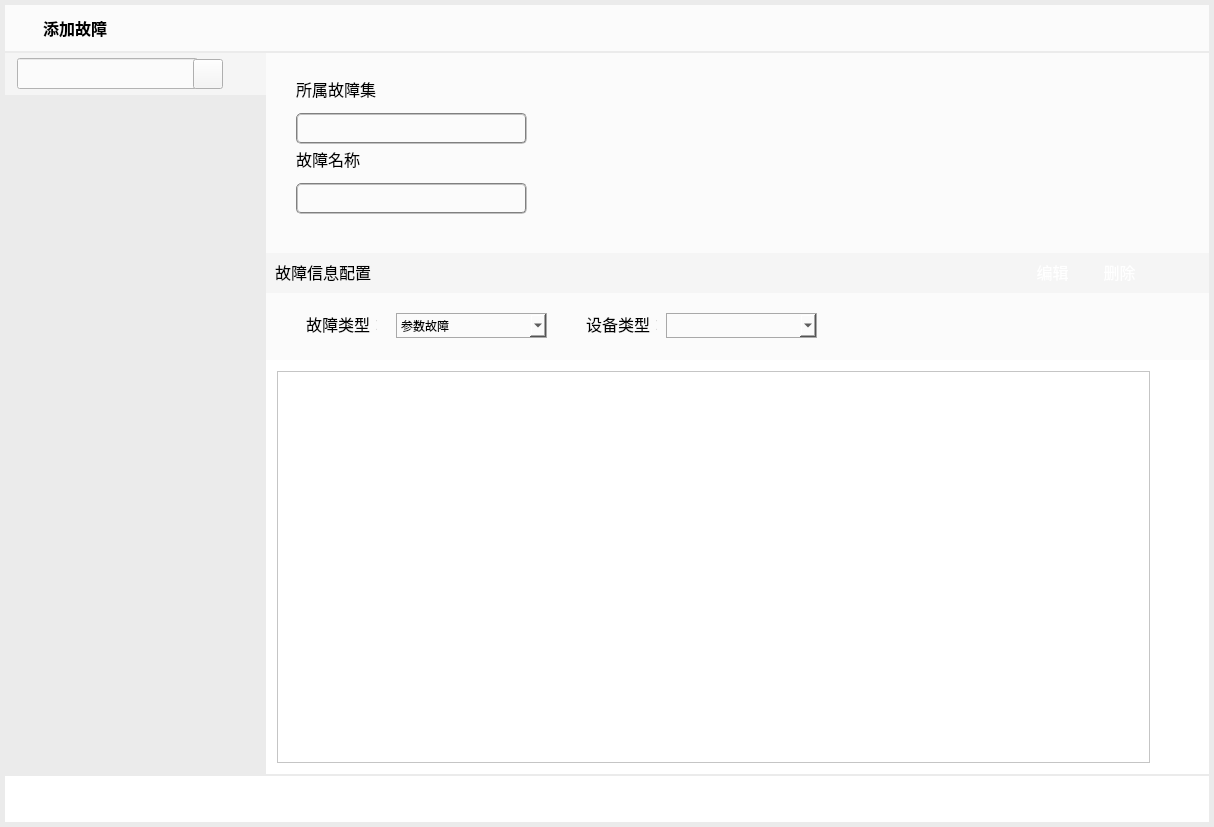
<?xml version="1.0" encoding="UTF-8"?>
<ui version="4.0">
 <class>AddErrorCommandClass</class>
 <widget class="QWidget" name="AddErrorCommandClass">
  <property name="geometry">
   <rect>
    <x>0</x>
    <y>0</y>
    <width>1214</width>
    <height>827</height>
   </rect>
  </property>
  <property name="maximumSize">
   <size>
    <width>16777215</width>
    <height>827</height>
   </size>
  </property>
  <property name="windowTitle">
   <string>AddErrorCommand</string>
  </property>
  <property name="styleSheet">
   <string notr="true">background-color: rgb(235, 235, 235);
</string>
  </property>
  <layout class="QVBoxLayout" name="verticalLayout_2">
   <property name="spacing">
    <number>0</number>
   </property>
   <property name="leftMargin">
    <number>5</number>
   </property>
   <property name="topMargin">
    <number>5</number>
   </property>
   <property name="rightMargin">
    <number>5</number>
   </property>
   <property name="bottomMargin">
    <number>5</number>
   </property>
   <item>
    <widget class="QWidget" name="wgt_top" native="true">
     <property name="minimumSize">
      <size>
       <width>0</width>
       <height>48</height>
      </size>
     </property>
     <property name="maximumSize">
      <size>
       <width>16777215</width>
       <height>48</height>
      </size>
     </property>
     <property name="styleSheet">
      <string notr="true">background-color: rgb(255, 255, 255);
background-color: rgb(251, 251, 251);</string>
     </property>
     <layout class="QVBoxLayout" name="verticalLayout_8">
      <property name="spacing">
       <number>0</number>
      </property>
      <property name="leftMargin">
       <number>0</number>
      </property>
      <property name="topMargin">
       <number>0</number>
      </property>
      <property name="rightMargin">
       <number>0</number>
      </property>
      <property name="bottomMargin">
       <number>0</number>
      </property>
      <item>
       <widget class="QWidget" name="widget_14" native="true">
        <layout class="QHBoxLayout" name="horizontalLayout_3">
         <property name="spacing">
          <number>0</number>
         </property>
         <property name="leftMargin">
          <number>6</number>
         </property>
         <property name="topMargin">
          <number>0</number>
         </property>
         <property name="rightMargin">
          <number>6</number>
         </property>
         <property name="bottomMargin">
          <number>0</number>
         </property>
         <item>
          <widget class="QLabel" name="label_2">
           <property name="minimumSize">
            <size>
             <width>32</width>
             <height>32</height>
            </size>
           </property>
           <property name="maximumSize">
            <size>
             <width>32</width>
             <height>32</height>
            </size>
           </property>
           <property name="styleSheet">
            <string notr="true">image: url(:/FaultInjection/images/icon1.png);</string>
           </property>
           <property name="text">
            <string/>
           </property>
          </widget>
         </item>
         <item>
          <widget class="QLabel" name="lb_title">
           <property name="minimumSize">
            <size>
             <width>291</width>
             <height>0</height>
            </size>
           </property>
           <property name="maximumSize">
            <size>
             <width>291</width>
             <height>16777215</height>
            </size>
           </property>
           <property name="font">
            <font>
             <family>微软雅黑</family>
             <pointsize>12</pointsize>
             <weight>75</weight>
             <bold>true</bold>
            </font>
           </property>
           <property name="text">
            <string>添加故障</string>
           </property>
          </widget>
         </item>
         <item>
          <spacer name="horizontalSpacer_2">
           <property name="orientation">
            <enum>Qt::Horizontal</enum>
           </property>
           <property name="sizeType">
            <enum>QSizePolicy::Maximum</enum>
           </property>
           <property name="sizeHint" stdset="0">
            <size>
             <width>845</width>
             <height>20</height>
            </size>
           </property>
          </spacer>
         </item>
         <item>
          <widget class="QPushButton" name="pb_close">
           <property name="minimumSize">
            <size>
             <width>31</width>
             <height>31</height>
            </size>
           </property>
           <property name="maximumSize">
            <size>
             <width>31</width>
             <height>31</height>
            </size>
           </property>
           <property name="styleSheet">
            <string notr="true">QPushButton:hover{
	background-color:transparent;
	color: rgb(255, 85, 0);
	background-image: url(:/FaultInjection/images/关闭-悬浮.png);
    border:0px;}
QPushButton:pressed{
	background-color:transparent; 
	background-image: url(:/FaultInjection/images/关闭-点击.png);
    border:0px;}
QPushButton {
	background-color:transparent;
	background-image: url(:/FaultInjection/images/关闭-默认.png);
    border:0px;
}
</string>
           </property>
           <property name="text">
            <string/>
           </property>
          </widget>
         </item>
        </layout>
       </widget>
      </item>
      <item>
       <widget class="QWidget" name="widget_13" native="true">
        <property name="minimumSize">
         <size>
          <width>0</width>
          <height>2</height>
         </size>
        </property>
        <property name="maximumSize">
         <size>
          <width>16777215</width>
          <height>2</height>
         </size>
        </property>
        <property name="styleSheet">
         <string notr="true">background-color: rgb(235, 235, 235);</string>
        </property>
       </widget>
      </item>
     </layout>
    </widget>
   </item>
   <item>
    <widget class="QWidget" name="widget" native="true">
     <property name="styleSheet">
      <string notr="true"/>
     </property>
     <layout class="QHBoxLayout" name="horizontalLayout">
      <property name="spacing">
       <number>0</number>
      </property>
      <property name="leftMargin">
       <number>0</number>
      </property>
      <property name="topMargin">
       <number>0</number>
      </property>
      <property name="rightMargin">
       <number>0</number>
      </property>
      <property name="bottomMargin">
       <number>0</number>
      </property>
      <item>
       <widget class="QWidget" name="widget_2" native="true">
        <property name="minimumSize">
         <size>
          <width>261</width>
          <height>0</height>
         </size>
        </property>
        <property name="maximumSize">
         <size>
          <width>261</width>
          <height>16777215</height>
         </size>
        </property>
        <property name="styleSheet">
         <string notr="true">background-color: rgb(235, 235, 235);</string>
        </property>
        <layout class="QVBoxLayout" name="verticalLayout">
         <property name="spacing">
          <number>3</number>
         </property>
         <property name="leftMargin">
          <number>0</number>
         </property>
         <property name="topMargin">
          <number>0</number>
         </property>
         <property name="rightMargin">
          <number>0</number>
         </property>
         <property name="bottomMargin">
          <number>0</number>
         </property>
         <item>
          <widget class="QWidget" name="widget_3" native="true">
           <property name="maximumSize">
            <size>
             <width>16777215</width>
             <height>42</height>
            </size>
           </property>
           <property name="styleSheet">
            <string notr="true">background-color: rgb(245, 245, 245);</string>
           </property>
           <layout class="QHBoxLayout" name="horizontalLayout_4">
            <property name="spacing">
             <number>0</number>
            </property>
            <property name="leftMargin">
             <number>12</number>
            </property>
            <property name="topMargin">
             <number>0</number>
            </property>
            <property name="rightMargin">
             <number>12</number>
            </property>
            <property name="bottomMargin">
             <number>0</number>
            </property>
            <item>
             <widget class="QLineEdit" name="le_searchedit">
              <property name="minimumSize">
               <size>
                <width>181</width>
                <height>31</height>
               </size>
              </property>
              <property name="maximumSize">
               <size>
                <width>181</width>
                <height>31</height>
               </size>
              </property>
              <property name="styleSheet">
               <string notr="true">background-color: rgb(251, 251, 251);</string>
              </property>
              <property name="text">
               <string/>
              </property>
             </widget>
            </item>
            <item>
             <widget class="QPushButton" name="pb_searchButton">
              <property name="minimumSize">
               <size>
                <width>30</width>
                <height>30</height>
               </size>
              </property>
              <property name="styleSheet">
               <string notr="true">image: url(:/FaultInjection/images/search.png);
border:0x;</string>
              </property>
              <property name="text">
               <string/>
              </property>
             </widget>
            </item>
            <item>
             <spacer name="horizontalSpacer_3">
              <property name="orientation">
               <enum>Qt::Horizontal</enum>
              </property>
              <property name="sizeHint" stdset="0">
               <size>
                <width>28</width>
                <height>13</height>
               </size>
              </property>
             </spacer>
            </item>
            <item>
             <widget class="QPushButton" name="pb_addFault">
              <property name="minimumSize">
               <size>
                <width>31</width>
                <height>31</height>
               </size>
              </property>
              <property name="maximumSize">
               <size>
                <width>31</width>
                <height>31</height>
               </size>
              </property>
              <property name="styleSheet">
               <string notr="true">border:0px;
image: url(:/FaultInjection/images/addFault.png);</string>
              </property>
              <property name="text">
               <string/>
              </property>
             </widget>
            </item>
           </layout>
           <zorder>pb_addFault</zorder>
           <zorder>le_searchedit</zorder>
           <zorder>pb_searchButton</zorder>
           <zorder>horizontalSpacer_3</zorder>
          </widget>
         </item>
         <item>
          <widget class="QWidget" name="wgt_ffTree" native="true">
           <property name="maximumSize">
            <size>
             <width>16777215</width>
             <height>16777215</height>
            </size>
           </property>
           <property name="styleSheet">
            <string notr="true">background-color: rgb(235, 235, 235);</string>
           </property>
           <layout class="QVBoxLayout" name="verticalLayout_6">
            <property name="leftMargin">
             <number>0</number>
            </property>
            <property name="topMargin">
             <number>0</number>
            </property>
            <property name="rightMargin">
             <number>0</number>
            </property>
            <property name="bottomMargin">
             <number>0</number>
            </property>
            <item>
             <widget class="QWidget" name="wgt_fualtList" native="true">
              <property name="styleSheet">
               <string notr="true">background-color: rgb(235, 235, 235);</string>
              </property>
             </widget>
            </item>
           </layout>
          </widget>
         </item>
        </layout>
       </widget>
      </item>
      <item>
       <widget class="QWidget" name="widget_5" native="true">
        <property name="styleSheet">
         <string notr="true">background-color: rgb(245, 245, 245);
</string>
        </property>
        <layout class="QVBoxLayout" name="verticalLayout_4">
         <property name="spacing">
          <number>3</number>
         </property>
         <property name="leftMargin">
          <number>0</number>
         </property>
         <property name="topMargin">
          <number>0</number>
         </property>
         <property name="rightMargin">
          <number>0</number>
         </property>
         <property name="bottomMargin">
          <number>0</number>
         </property>
         <item>
          <widget class="QWidget" name="widget_8" native="true">
           <property name="minimumSize">
            <size>
             <width>0</width>
             <height>200</height>
            </size>
           </property>
           <property name="maximumSize">
            <size>
             <width>16777215</width>
             <height>200</height>
            </size>
           </property>
           <property name="styleSheet">
            <string notr="true">background-color: rgb(251, 251, 251);</string>
           </property>
           <widget class="QLineEdit" name="le_errorName">
            <property name="geometry">
             <rect>
              <x>30</x>
              <y>130</y>
              <width>231</width>
              <height>31</height>
             </rect>
            </property>
            <property name="font">
             <font>
              <family>微软雅黑</family>
              <pointsize>12</pointsize>
              <weight>50</weight>
              <italic>false</italic>
              <bold>false</bold>
             </font>
            </property>
            <property name="styleSheet">
             <string notr="true">border:2px groove gray;border-radius:5px;padding:2px 4px;
font: 12pt &quot;微软雅黑&quot;;
</string>
            </property>
           </widget>
           <widget class="QLabel" name="label">
            <property name="geometry">
             <rect>
              <x>30</x>
              <y>90</y>
              <width>71</width>
              <height>31</height>
             </rect>
            </property>
            <property name="font">
             <font>
              <family>微软雅黑</family>
              <pointsize>12</pointsize>
              <weight>50</weight>
              <italic>false</italic>
              <bold>false</bold>
             </font>
            </property>
            <property name="styleSheet">
             <string notr="true">font: 12pt &quot;微软雅黑&quot;;</string>
            </property>
            <property name="text">
             <string>故障名称</string>
            </property>
           </widget>
           <widget class="QLineEdit" name="le_faultgroup">
            <property name="geometry">
             <rect>
              <x>30</x>
              <y>60</y>
              <width>231</width>
              <height>31</height>
             </rect>
            </property>
            <property name="font">
             <font>
              <family>微软雅黑</family>
              <pointsize>12</pointsize>
              <weight>50</weight>
              <italic>false</italic>
              <bold>false</bold>
             </font>
            </property>
            <property name="styleSheet">
             <string notr="true">border:2px groove gray;border-radius:5px;padding:2px 4px;
font: 12pt &quot;微软雅黑&quot;;
</string>
            </property>
            <property name="readOnly">
             <bool>true</bool>
            </property>
           </widget>
           <widget class="QLabel" name="label_3">
            <property name="geometry">
             <rect>
              <x>30</x>
              <y>20</y>
              <width>91</width>
              <height>31</height>
             </rect>
            </property>
            <property name="font">
             <font>
              <family>微软雅黑</family>
              <pointsize>12</pointsize>
              <weight>50</weight>
              <italic>false</italic>
              <bold>false</bold>
             </font>
            </property>
            <property name="styleSheet">
             <string notr="true">font: 12pt &quot;微软雅黑&quot;;</string>
            </property>
            <property name="text">
             <string>所属故障集</string>
            </property>
           </widget>
          </widget>
         </item>
         <item>
          <widget class="QWidget" name="widget_7" native="true">
           <property name="styleSheet">
            <string notr="true"/>
           </property>
           <layout class="QVBoxLayout" name="verticalLayout_3">
            <property name="leftMargin">
             <number>0</number>
            </property>
            <property name="topMargin">
             <number>0</number>
            </property>
            <property name="rightMargin">
             <number>0</number>
            </property>
            <property name="bottomMargin">
             <number>0</number>
            </property>
            <item>
             <widget class="QWidget" name="widget_9" native="true">
              <property name="maximumSize">
               <size>
                <width>16777215</width>
                <height>38</height>
               </size>
              </property>
              <layout class="QHBoxLayout" name="horizontalLayout_2">
               <property name="leftMargin">
                <number>9</number>
               </property>
               <property name="topMargin">
                <number>0</number>
               </property>
               <property name="bottomMargin">
                <number>0</number>
               </property>
               <item>
                <widget class="QLabel" name="label_7">
                 <property name="minimumSize">
                  <size>
                   <width>111</width>
                   <height>0</height>
                  </size>
                 </property>
                 <property name="maximumSize">
                  <size>
                   <width>111</width>
                   <height>16777215</height>
                  </size>
                 </property>
                 <property name="font">
                  <font>
                   <family>微软雅黑</family>
                   <pointsize>12</pointsize>
                   <weight>50</weight>
                   <italic>false</italic>
                   <bold>false</bold>
                  </font>
                 </property>
                 <property name="styleSheet">
                  <string notr="true">font: 12pt &quot;微软雅黑&quot;;</string>
                 </property>
                 <property name="text">
                  <string>故障信息配置</string>
                 </property>
                </widget>
               </item>
               <item>
                <spacer name="horizontalSpacer">
                 <property name="orientation">
                  <enum>Qt::Horizontal</enum>
                 </property>
                 <property name="sizeHint" stdset="0">
                  <size>
                   <width>634</width>
                   <height>20</height>
                  </size>
                 </property>
                </spacer>
               </item>
               <item>
                <widget class="QPushButton" name="pb_edit">
                 <property name="minimumSize">
                  <size>
                   <width>61</width>
                   <height>31</height>
                  </size>
                 </property>
                 <property name="maximumSize">
                  <size>
                   <width>61</width>
                   <height>16777215</height>
                  </size>
                 </property>
                 <property name="font">
                  <font>
                   <family>微软雅黑</family>
                   <pointsize>12</pointsize>
                   <weight>50</weight>
                   <italic>false</italic>
                   <bold>false</bold>
                  </font>
                 </property>
                 <property name="styleSheet">
                  <string notr="true">QPushButton:hover{
 	background-color:transparent;
	border-image: url(:/FaultInjection/images/bt_suspension.png);
	color: rgb(255, 255, 255);
	font: 12pt &quot;微软雅黑&quot;;
    border:0px;}
QPushButton:pressed{
    background-color:transparent; 
	border-image: url(:/FaultInjection/images/bt_disable.png);
	color: rgb(255, 255, 255);
	font: 12pt &quot;微软雅黑&quot;;
    border:0px;}
QPushButton {
  	background-color:transparent;
	border-image: url(:/FaultInjection/images/bt_normal.png);
	color: rgb(255, 255, 255);
	font: 12pt &quot;微软雅黑&quot;;
    border:0px;
}</string>
                 </property>
                 <property name="text">
                  <string>编辑</string>
                 </property>
                </widget>
               </item>
               <item>
                <widget class="QPushButton" name="pb_del">
                 <property name="minimumSize">
                  <size>
                   <width>61</width>
                   <height>31</height>
                  </size>
                 </property>
                 <property name="maximumSize">
                  <size>
                   <width>61</width>
                   <height>16777215</height>
                  </size>
                 </property>
                 <property name="font">
                  <font>
                   <family>微软雅黑</family>
                   <pointsize>12</pointsize>
                   <weight>50</weight>
                   <italic>false</italic>
                   <bold>false</bold>
                  </font>
                 </property>
                 <property name="styleSheet">
                  <string notr="true">QPushButton:hover{
 	background-color:transparent;
	border-image: url(:/FaultInjection/images/bt_suspension.png);
	color: rgb(255, 255, 255);
	font: 12pt &quot;微软雅黑&quot;;
    border:0px;}
QPushButton:pressed{
    background-color:transparent; 
	border-image: url(:/FaultInjection/images/bt_disable.png);
	color: rgb(255, 255, 255);
	font: 12pt &quot;微软雅黑&quot;;
    border:0px;}
QPushButton {
  	background-color:transparent;
	border-image: url(:/FaultInjection/images/bt_normal.png);
	color: rgb(255, 255, 255);
	font: 12pt &quot;微软雅黑&quot;;
    border:0px;
}</string>
                 </property>
                 <property name="text">
                  <string>删除</string>
                 </property>
                </widget>
               </item>
               <item>
                <spacer name="horizontalSpacer_8">
                 <property name="orientation">
                  <enum>Qt::Horizontal</enum>
                 </property>
                 <property name="sizeType">
                  <enum>QSizePolicy::Fixed</enum>
                 </property>
                 <property name="sizeHint" stdset="0">
                  <size>
                   <width>48</width>
                   <height>20</height>
                  </size>
                 </property>
                </spacer>
               </item>
              </layout>
             </widget>
            </item>
            <item>
             <widget class="QWidget" name="widget_10" native="true">
              <property name="styleSheet">
               <string notr="true">background-color: rgb(251, 251, 251);</string>
              </property>
              <layout class="QVBoxLayout" name="verticalLayout_5">
               <property name="spacing">
                <number>6</number>
               </property>
               <property name="leftMargin">
                <number>0</number>
               </property>
               <property name="topMargin">
                <number>0</number>
               </property>
               <property name="rightMargin">
                <number>0</number>
               </property>
               <property name="bottomMargin">
                <number>0</number>
               </property>
               <item>
                <widget class="QWidget" name="widget_12" native="true">
                 <property name="minimumSize">
                  <size>
                   <width>0</width>
                   <height>61</height>
                  </size>
                 </property>
                 <property name="maximumSize">
                  <size>
                   <width>16777215</width>
                   <height>61</height>
                  </size>
                 </property>
                 <widget class="QComboBox" name="cb_deciveType">
                  <property name="geometry">
                   <rect>
                    <x>400</x>
                    <y>20</y>
                    <width>151</width>
                    <height>25</height>
                   </rect>
                  </property>
                  <property name="styleSheet">
                   <string notr="true">border: 1px solid darkgray;
font: 10pt &quot;Arial&quot;;
selection-background-color: rgb(0, 170, 255);
font: 12pt &quot;微软雅黑&quot;;</string>
                  </property>
                 </widget>
                 <widget class="QComboBox" name="cb_faultType">
                  <property name="geometry">
                   <rect>
                    <x>130</x>
                    <y>20</y>
                    <width>151</width>
                    <height>25</height>
                   </rect>
                  </property>
                  <property name="styleSheet">
                   <string notr="true">border: 1px solid darkgray;
font: 10pt &quot;Arial&quot;;
selection-background-color: rgb(0, 170, 255);
font: 12pt &quot;微软雅黑&quot;;</string>
                  </property>
                  <item>
                   <property name="text">
                    <string>参数故障</string>
                   </property>
                  </item>
                  <item>
                   <property name="text">
                    <string>指令故障</string>
                   </property>
                  </item>
                 </widget>
                 <widget class="QLabel" name="lb_device">
                  <property name="geometry">
                   <rect>
                    <x>320</x>
                    <y>10</y>
                    <width>71</width>
                    <height>41</height>
                   </rect>
                  </property>
                  <property name="font">
                   <font>
                    <family>微软雅黑</family>
                    <pointsize>12</pointsize>
                    <weight>50</weight>
                    <italic>false</italic>
                    <bold>false</bold>
                   </font>
                  </property>
                  <property name="styleSheet">
                   <string notr="true">font: 12pt &quot;微软雅黑&quot;;</string>
                  </property>
                  <property name="text">
                   <string>设备类型：</string>
                  </property>
                 </widget>
                 <widget class="QLabel" name="label_5">
                  <property name="geometry">
                   <rect>
                    <x>40</x>
                    <y>10</y>
                    <width>71</width>
                    <height>41</height>
                   </rect>
                  </property>
                  <property name="font">
                   <font>
                    <family>微软雅黑</family>
                    <pointsize>12</pointsize>
                    <weight>50</weight>
                    <italic>false</italic>
                    <bold>false</bold>
                   </font>
                  </property>
                  <property name="styleSheet">
                   <string notr="true">font: 12pt &quot;微软雅黑&quot;;</string>
                  </property>
                  <property name="text">
                   <string>故障类型：</string>
                  </property>
                 </widget>
                </widget>
               </item>
               <item>
                <widget class="QWidget" name="wgt_bandInfo" native="true">
                 <property name="styleSheet">
                  <string notr="true">background-color: rgb(255, 255, 255);</string>
                 </property>
                 <layout class="QHBoxLayout" name="horizontalLayout_5">
                  <item>
                   <widget class="QTableView" name="tv_paramInfo">
                    <property name="styleSheet">
                     <string notr="true">font: 12pt &quot;微软雅黑&quot;;</string>
                    </property>
                   </widget>
                  </item>
                  <item>
                   <spacer name="horizontalSpacer_7">
                    <property name="orientation">
                     <enum>Qt::Horizontal</enum>
                    </property>
                    <property name="sizeType">
                     <enum>QSizePolicy::Fixed</enum>
                    </property>
                    <property name="sizeHint" stdset="0">
                     <size>
                      <width>48</width>
                      <height>20</height>
                     </size>
                    </property>
                   </spacer>
                  </item>
                 </layout>
                </widget>
               </item>
              </layout>
             </widget>
            </item>
           </layout>
          </widget>
         </item>
        </layout>
       </widget>
      </item>
     </layout>
    </widget>
   </item>
   <item>
    <widget class="QWidget" name="widget_6" native="true">
     <property name="minimumSize">
      <size>
       <width>0</width>
       <height>48</height>
      </size>
     </property>
     <property name="maximumSize">
      <size>
       <width>16777215</width>
       <height>200</height>
      </size>
     </property>
     <property name="styleSheet">
      <string notr="true">background-color: rgb(255, 255, 255);</string>
     </property>
     <layout class="QVBoxLayout" name="verticalLayout_7">
      <property name="spacing">
       <number>0</number>
      </property>
      <property name="leftMargin">
       <number>0</number>
      </property>
      <property name="topMargin">
       <number>0</number>
      </property>
      <property name="rightMargin">
       <number>0</number>
      </property>
      <property name="bottomMargin">
       <number>0</number>
      </property>
      <item>
       <widget class="QWidget" name="widget_11" native="true">
        <property name="minimumSize">
         <size>
          <width>0</width>
          <height>2</height>
         </size>
        </property>
        <property name="maximumSize">
         <size>
          <width>16777215</width>
          <height>2</height>
         </size>
        </property>
        <property name="styleSheet">
         <string notr="true">background-color: rgb(235, 235, 235);</string>
        </property>
       </widget>
      </item>
      <item>
       <widget class="QWidget" name="widget_4" native="true">
        <layout class="QHBoxLayout" name="horizontalLayout_6">
         <property name="spacing">
          <number>0</number>
         </property>
         <property name="leftMargin">
          <number>0</number>
         </property>
         <property name="topMargin">
          <number>0</number>
         </property>
         <property name="rightMargin">
          <number>0</number>
         </property>
         <property name="bottomMargin">
          <number>0</number>
         </property>
         <item>
          <spacer name="horizontalSpacer_4">
           <property name="orientation">
            <enum>Qt::Horizontal</enum>
           </property>
           <property name="sizeHint" stdset="0">
            <size>
             <width>1059</width>
             <height>20</height>
            </size>
           </property>
          </spacer>
         </item>
         <item>
          <widget class="QPushButton" name="pb_cancel">
           <property name="minimumSize">
            <size>
             <width>61</width>
             <height>31</height>
            </size>
           </property>
           <property name="maximumSize">
            <size>
             <width>61</width>
             <height>31</height>
            </size>
           </property>
           <property name="styleSheet">
            <string notr="true">QPushButton:hover{
 	background-color:transparent;
	border-image: url(:/FaultInjection/images/bt_suspension.png);
	color: rgb(255, 255, 255);
	font: 12pt &quot;微软雅黑&quot;;
    border:0px;}
QPushButton:pressed{
    background-color:transparent; 
	border-image: url(:/FaultInjection/images/bt_disable.png);
	color: rgb(255, 255, 255);
	font: 12pt &quot;微软雅黑&quot;;
    border:0px;}
QPushButton {
  	background-color:transparent;
	border-image: url(:/FaultInjection/images/bt_normal.png);
	color: rgb(255, 255, 255);
	font: 12pt &quot;微软雅黑&quot;;
    border:0px;
}</string>
           </property>
           <property name="text">
            <string>取消</string>
           </property>
          </widget>
         </item>
         <item>
          <spacer name="horizontalSpacer_5">
           <property name="orientation">
            <enum>Qt::Horizontal</enum>
           </property>
           <property name="sizeType">
            <enum>QSizePolicy::Fixed</enum>
           </property>
           <property name="sizeHint" stdset="0">
            <size>
             <width>17</width>
             <height>20</height>
            </size>
           </property>
          </spacer>
         </item>
         <item>
          <widget class="QPushButton" name="pb_ok">
           <property name="minimumSize">
            <size>
             <width>61</width>
             <height>31</height>
            </size>
           </property>
           <property name="maximumSize">
            <size>
             <width>61</width>
             <height>31</height>
            </size>
           </property>
           <property name="styleSheet">
            <string notr="true">QPushButton:hover{
 	background-color:transparent;
	border-image: url(:/FaultInjection/images/bt_suspension.png);
	color: rgb(255, 255, 255);
	font: 12pt &quot;微软雅黑&quot;;
    border:0px;}
QPushButton:pressed{
    background-color:transparent; 
	border-image: url(:/FaultInjection/images/bt_disable.png);
	color: rgb(255, 255, 255);
	font: 12pt &quot;微软雅黑&quot;;
    border:0px;}
QPushButton {
  	background-color:transparent;
	border-image: url(:/FaultInjection/images/bt_normal.png);
	color: rgb(255, 255, 255);
	font: 12pt &quot;微软雅黑&quot;;
    border:0px;
}</string>
           </property>
           <property name="text">
            <string>确定</string>
           </property>
          </widget>
         </item>
         <item>
          <spacer name="horizontalSpacer_6">
           <property name="orientation">
            <enum>Qt::Horizontal</enum>
           </property>
           <property name="sizeType">
            <enum>QSizePolicy::Fixed</enum>
           </property>
           <property name="sizeHint" stdset="0">
            <size>
             <width>10</width>
             <height>20</height>
            </size>
           </property>
          </spacer>
         </item>
        </layout>
       </widget>
      </item>
     </layout>
    </widget>
   </item>
  </layout>
 </widget>
 <layoutdefault spacing="6" margin="11"/>
 <resources>
  <include location="FaultInjection.qrc"/>
 </resources>
 <connections/>
</ui>
